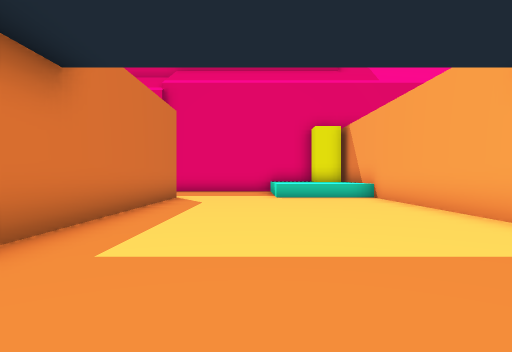
[1] (above)

24 first-person views from a walk through a Unity game level. The camera is 1.3 m above the floor, looks level and sees 75° across. The floor is counted in squares, 2 m on a side. Each view is taken from the middle of a square. On the plan, view 1 faces up. The plan holds only what a view shows up to about 10 squares ahead; the rest is blank. The place goes on beyond the plan. The player is left out. Some animated figures are left out.

[2]
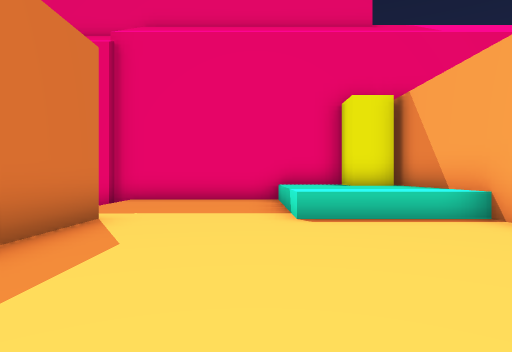

[3]
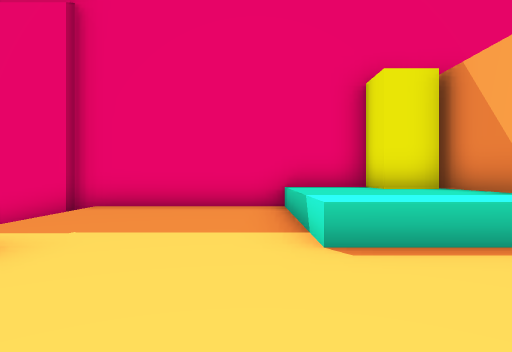

[4]
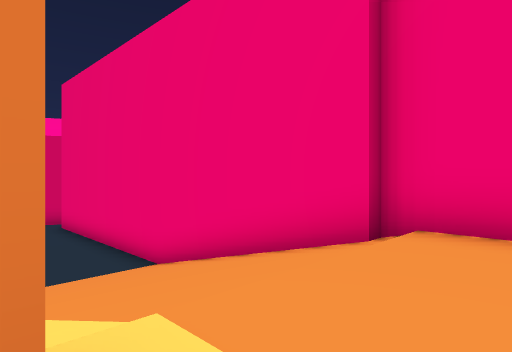

[5]
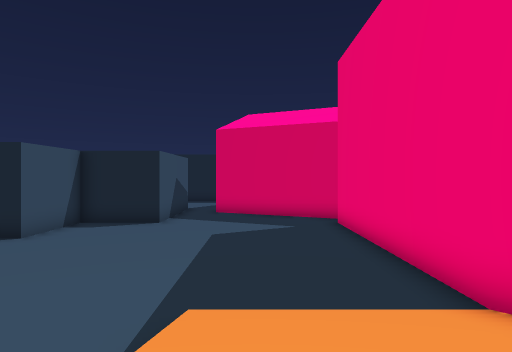

[6]
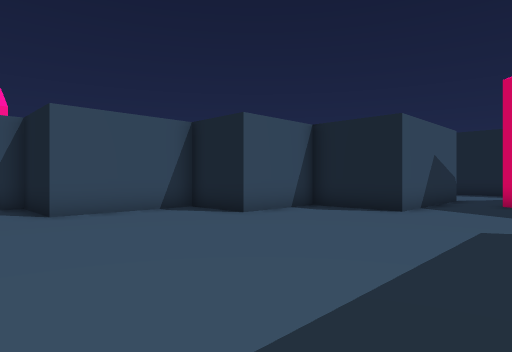

[7]
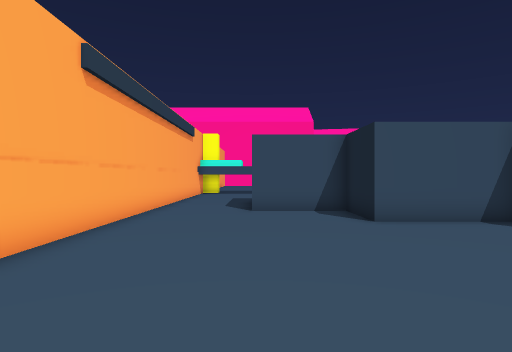

[8]
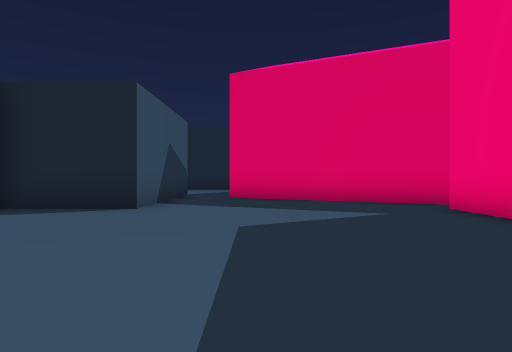

[9]
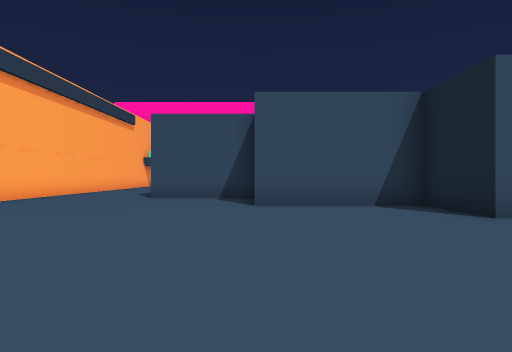

[10]
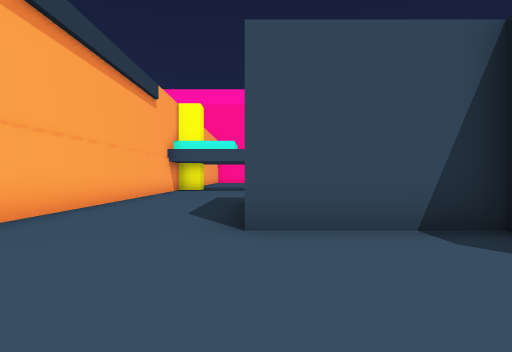

[11]
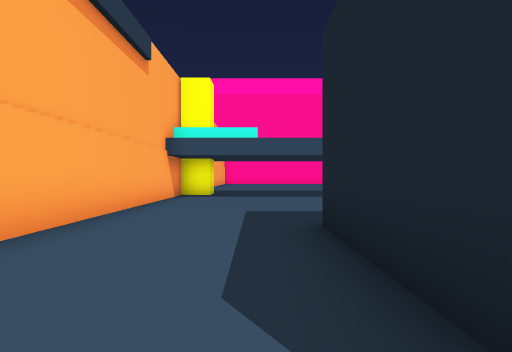

[12]
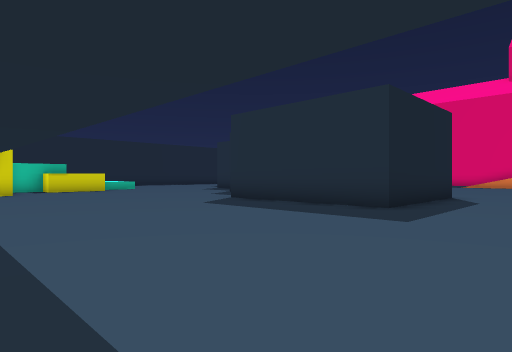

[13]
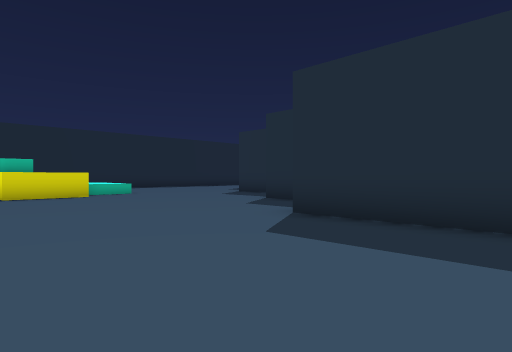

[14]
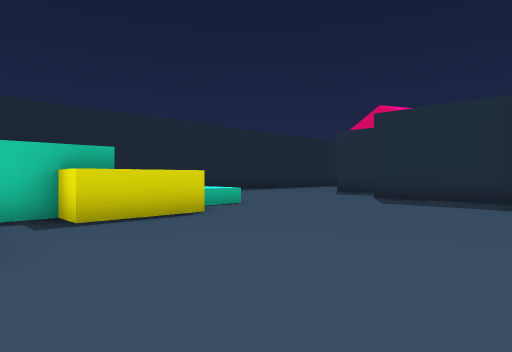

[15]
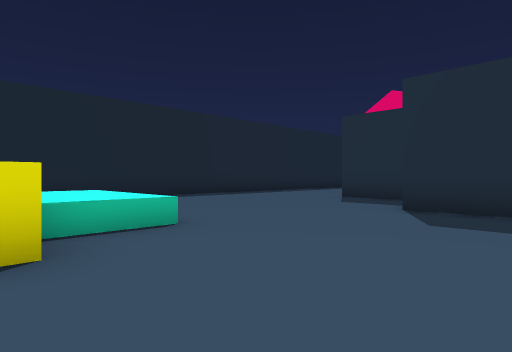

[16]
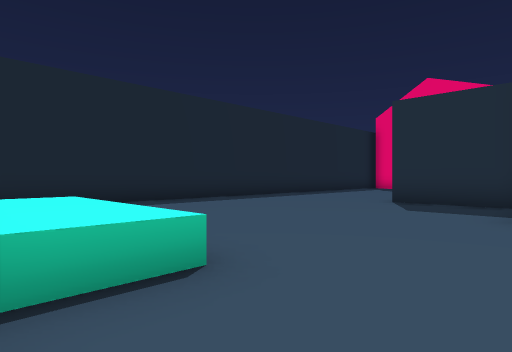

[17]
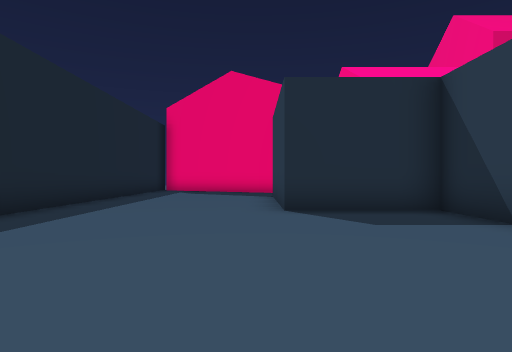

[18]
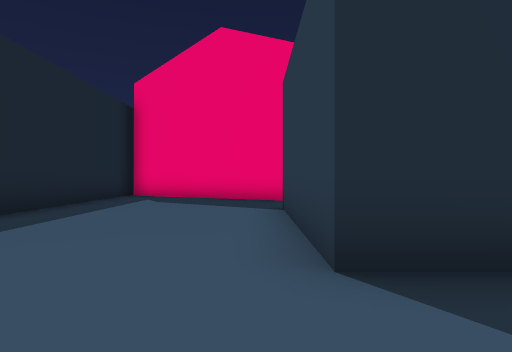

[19]
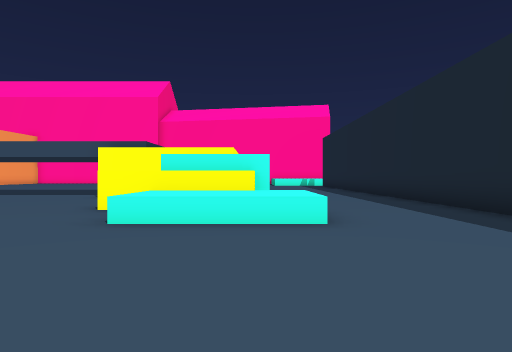

[20]
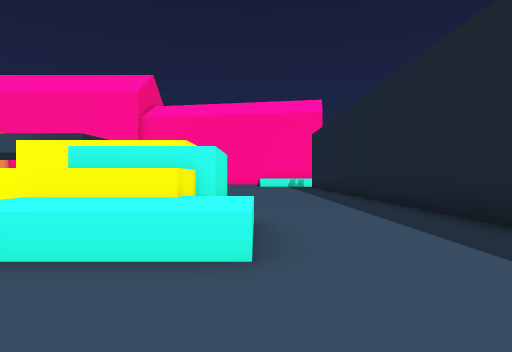

[21]
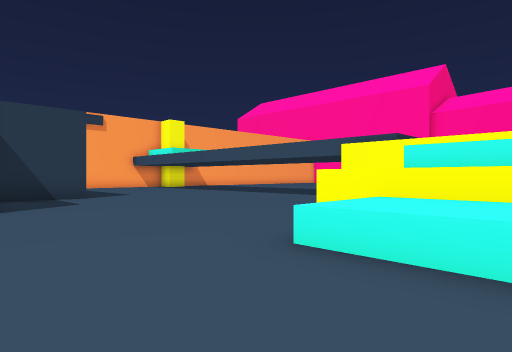

[22]
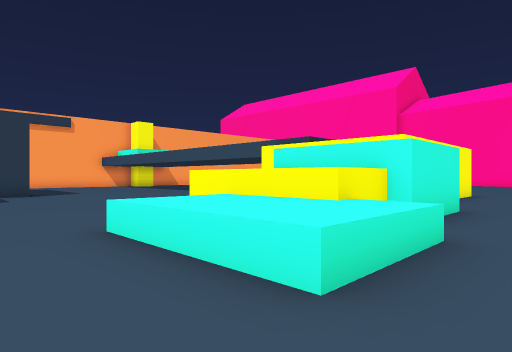

[23]
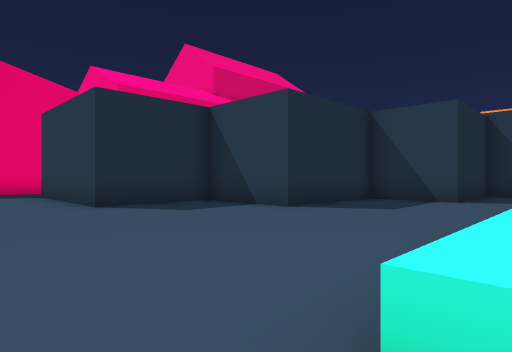

[24]
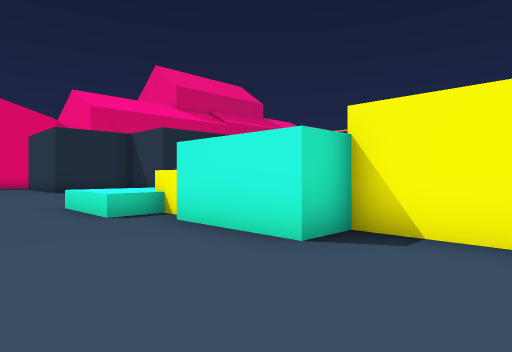

### Floor plan
Key: @ floor where view 1 was taken; # wall or solid block; . main floor; : floor 2.75 m higher than the main floor; / step, stairs or slope; ^ raised ledge; O other object.
Columns run from 26 left of view 1 to 4 right of it. Each row starts with its distance up from view 1.
 15                       #####
 14        ##.#############::::^^ #
 13        #.........//////::::^^^#
 12       ##.........//////::::^^^#
 11 #.#####..........//////::::^^^#
 10 #....##..........///  /#:::^^^#
  9 #......................#::::::#
  8 #......................#::::::#
  7 #....#####.............#::::::#
  6 #....#   #.............#::::::#
  5 #....#   ####..........#::::::#
  4 #....####   #..........#::::::
  3 #.......#   #..........#::::::
  2 #.......#   #####......#:::::
  1 #.......#####   #......# :::
  0 #...........#   ####...#  @
 -1 #...........####   #...#
 -2 #..............#   #...#
 -3 #..............#   #...#
 -4 #..OOOO........#####...#
 -5 #..OOOO................#
 -6 #...OOOO...............#
 -7 #...OOOO...............#
 -8 #...O O................#
 -9 #...O####..............#
-10 #....#      ...........#
-11 #....             .....

Where each view was taken, in squares from view 1:
view 1: 0 up, 0 right, facing up
view 2: 5 up, 0 right, facing up
view 3: 7 up, 0 right, facing up
view 4: 10 up, 2 left, facing up-left
view 5: 11 up, 5 left, facing left
view 6: 11 up, 8 left, facing down-left
view 7: 11 up, 7 left, facing down
view 8: 10 up, 10 left, facing left
view 9: 10 up, 10 left, facing down
view 10: 4 up, 7 left, facing down
view 11: 0 up, 6 left, facing down
view 12: 11 down, 4 left, facing up-left
view 13: 9 down, 8 left, facing up-left
view 14: 9 down, 14 left, facing up-left
view 15: 6 down, 16 left, facing up-left
view 16: 5 down, 18 left, facing up-left
view 17: 3 down, 22 left, facing up
view 18: 1 up, 22 left, facing up
view 19: 1 up, 22 left, facing down
view 20: 1 down, 23 left, facing down
view 21: 1 down, 22 left, facing down-right
view 22: 2 down, 24 left, facing down-right
view 23: 4 down, 24 left, facing up-right
view 24: 11 down, 25 left, facing up-right
